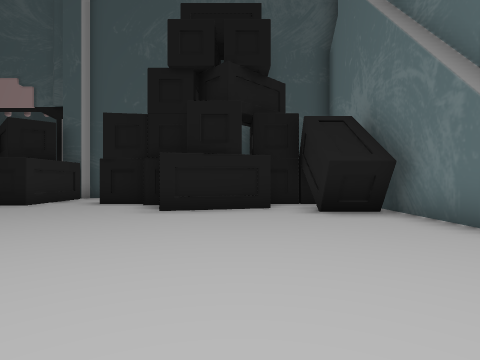
[1] (above)

22 first-person views from a walk through a Unity game level. The camera is 1.2 m above the floor, looks level and sees 80° across. The floor is counted in squares, 1.91 m on a side. Each view is taken from the middle of a square. On the plan, view 1 faces up. The plan holds only what a view shows up to about 9 squares ahead; the rest is blank. The place goes on beyond the plan. The player character is not drawn.

[2]
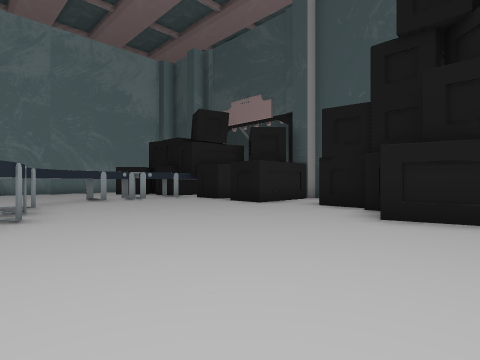

[3]
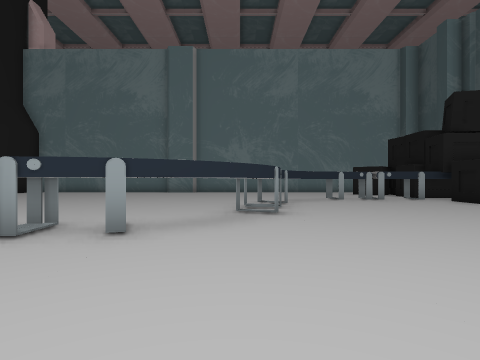

[4]
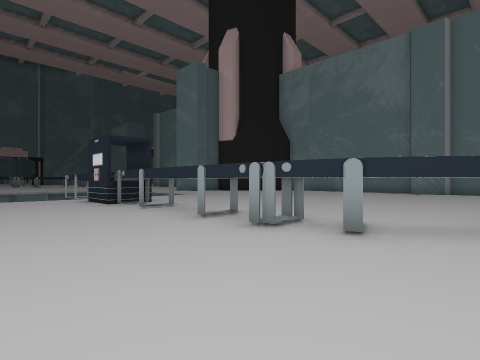

[5]
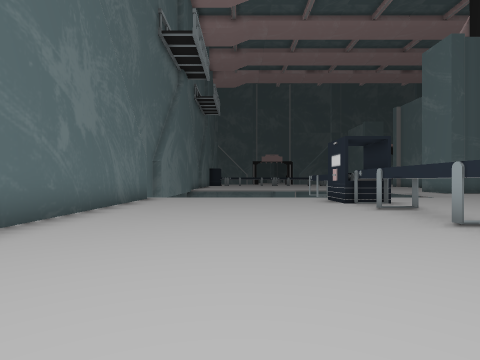

[6]
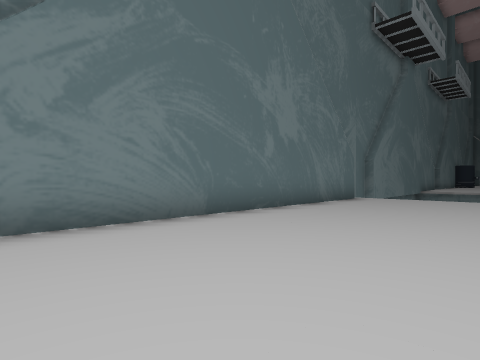

[7]
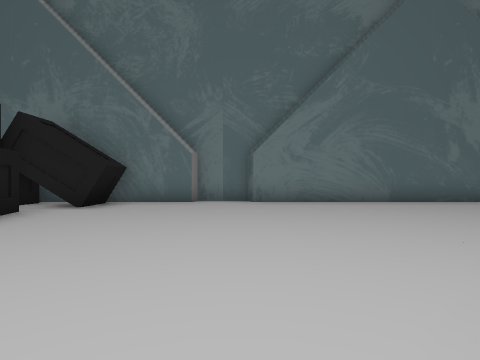

[8]
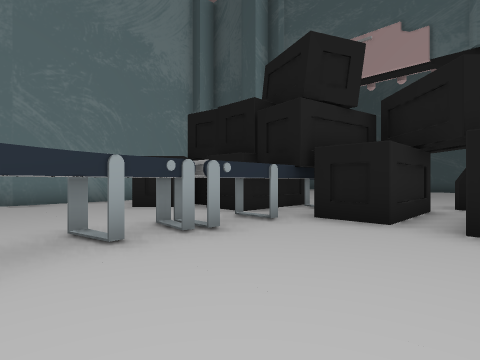

[9]
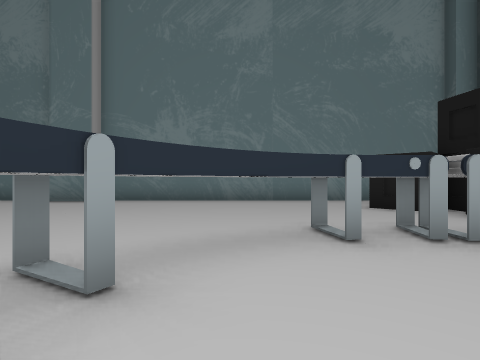

[10]
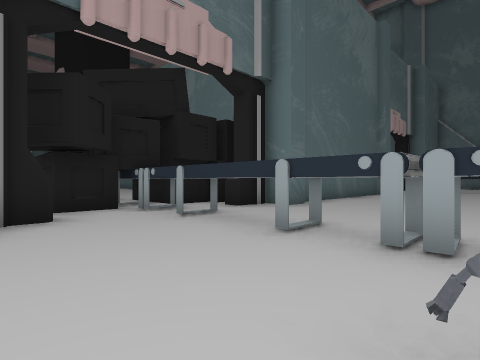

[11]
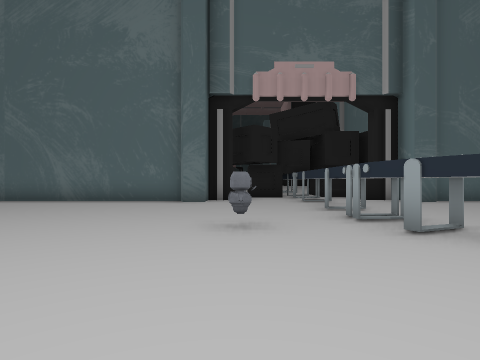

[12]
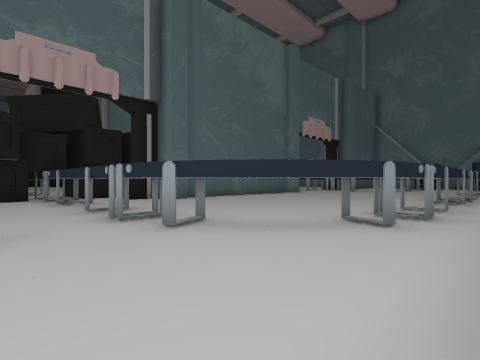

[13]
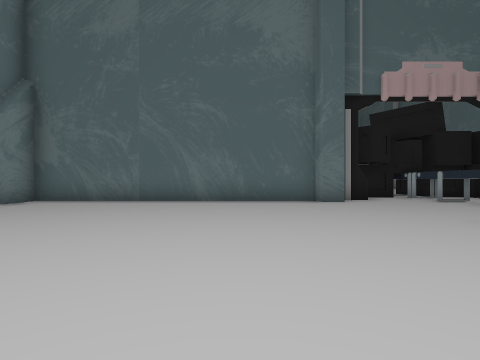

[14]
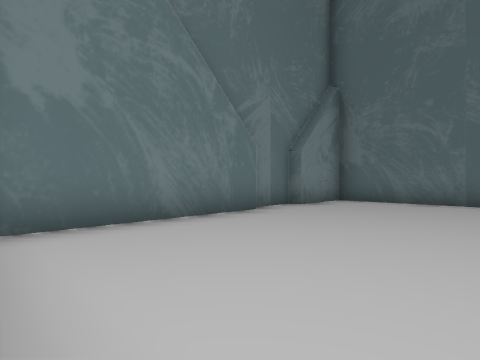

[15]
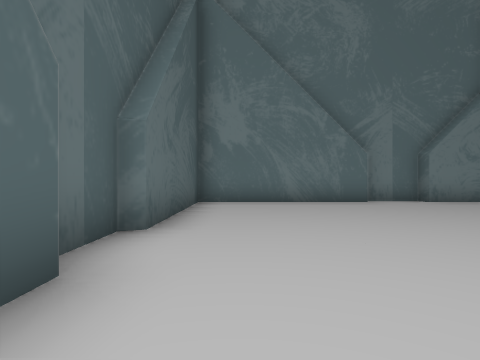

[16]
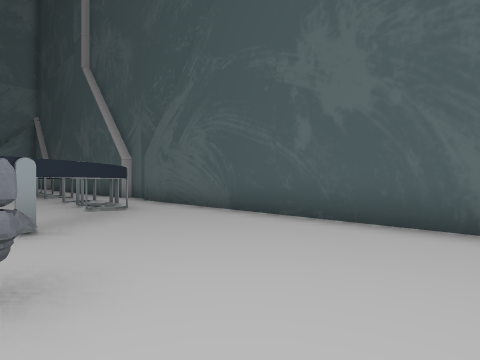

[17]
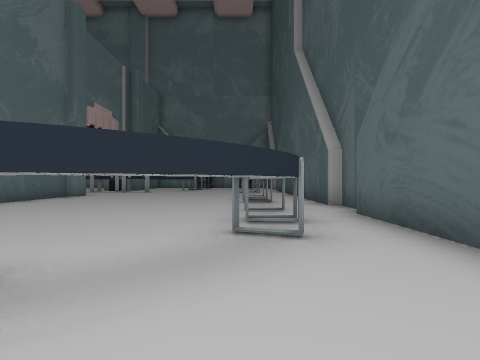

[18]
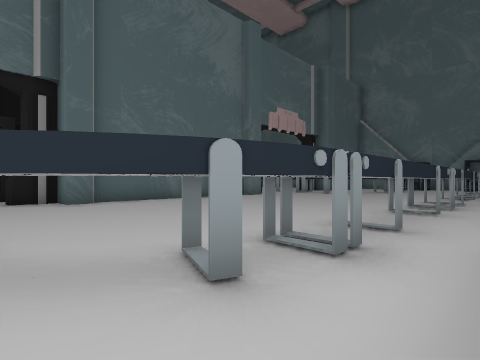

[19]
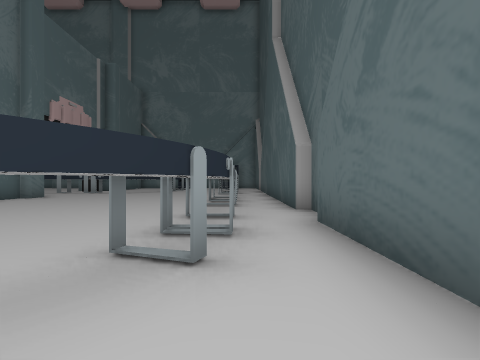

[20]
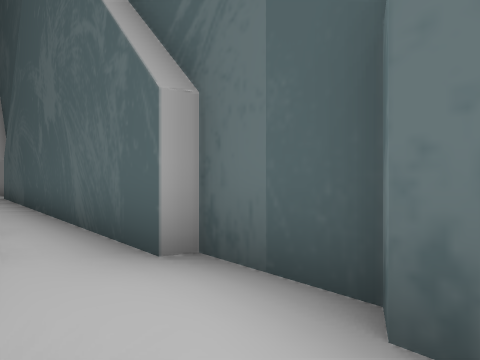

[21]
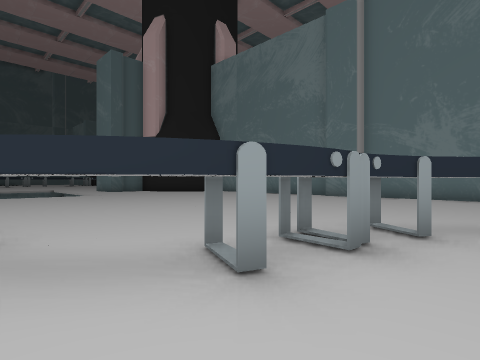

[22]
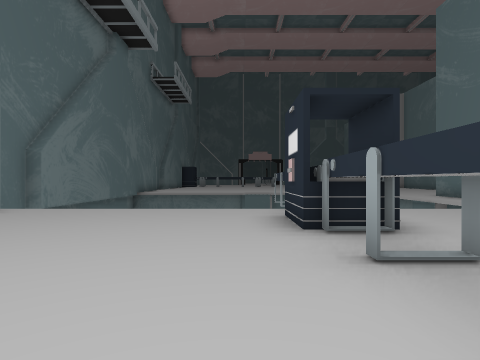

### Floor plan
Key: @ floor where view 1 was taken; # wall or solid block; . floor; v drop or lower ground; T thing the floor can be seen under or through; O other object.
Columns run from 24 left of view 1 to 4 right of it. Each row starts with its distance up from view 1.
 21 #############################
 20 ............................#
 19    ..##.....O...............#
 18    ###TTTTTTOOO.............#
 17      .........O.............#
 16       ........OO.O..........#
 15       ........##............#
 14       ........##............#
 13       ........##............#
 12       .....##.##............#
 11       ##########.############
 10             #O##..
  9             OOOOO.O. OO OOO
  8             OO##O.O..OO OOO #
  7          #  OOO#..O...OOO.#.#
  6          #. O. #.......O..O.#
  5          #....TT..........O.#
  4          #....TT............#
  3          #.....T............#
  2          #..... TT..........#
  1          #......TTOO........#
  0          #......... O...@...#
 -1          #..........O.......#
 -2          #..........TT......#
 -3          #..  ......TT......#
 -4          #.    ..... T......#
 -5                .....TT......#
 -6                 .... T......#
 -7                  ...TO......#
 -8                  ... #......#
 -9                  vvv #......#
-10                      #     v#
-11                 v    #     ##
-12                 v          #

Positions as (right, up) in squares from view 1, and headings:
1: (0, 0), facing up
2: (0, 1), facing up-left
3: (0, 1), facing left
4: (0, 1), facing down-left
5: (0, 1), facing down
6: (-1, 1), facing down-right
7: (-5, 2), facing right
8: (-6, 3), facing up-left
9: (-6, 3), facing left
10: (-6, 16), facing down-left
11: (-7, 20), facing down
12: (-7, 20), facing down-left
13: (-3, 20), facing down
14: (-1, 20), facing down-right
15: (-5, 19), facing right
16: (-5, 16), facing up-left
17: (-8, 18), facing left
18: (-10, 20), facing down-left
19: (-9, 19), facing left
20: (-13, 19), facing up-left
21: (-4, 3), facing down-left
22: (-2, -3), facing down
